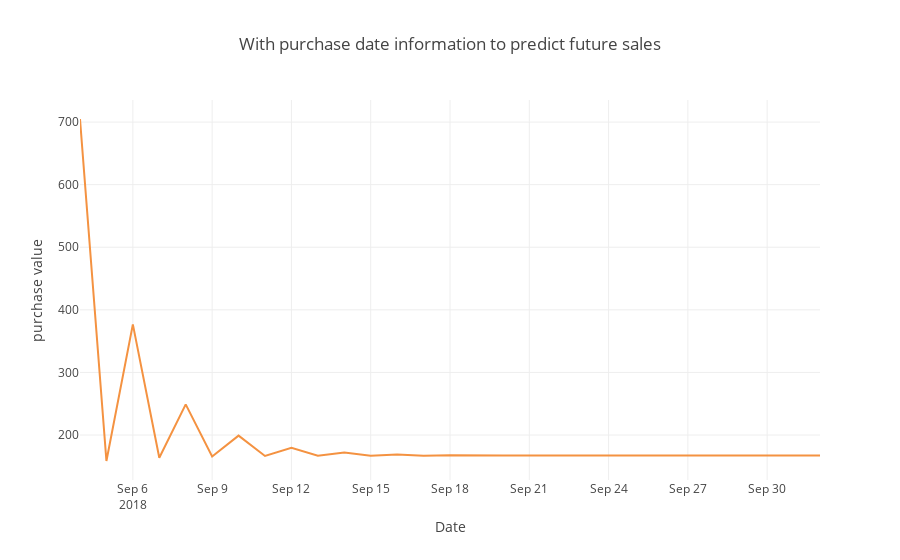

Notebook cell for this chart:
### Code cell
Test_future = test_future.index

trace2 = go.Scatter(x=Test_future, y=total_predictions, name= 'Predicted Price',
                   line = dict(color = ('rgb(244, 146, 65)'),width = 2))
data = [trace2]
layout = dict(title = 'With purchase date information to predict future sales',
             xaxis = dict(title = 'Date'), yaxis = dict(title = 'purchase value'))
fig = dict(data=data, layout=layout)
py.iplot(fig, filename='results_demonstrating1')

### Figure 1 — Plotly figure (JSON) as saved in the notebook; plotly's stock layout.template omitted (floating-point values rounded to 4 significant figures)
{"data": [{"line": {"color": "rgb(244, 146, 65)", "width": 2}, "name": "Predicted Price", "type": "scatter", "uid": "67d4ed22-6779-465f-91b5-ca510b74dd9e", "x": ["2018-09-04", "2018-09-05", "2018-09-06", "2018-09-07", "2018-09-08", "2018-09-09", "2018-09-10", "2018-09-11", "2018-09-12", "2018-09-13", "2018-09-14", "2018-09-15", "2018-09-16", "2018-09-17", "2018-09-18", "2018-09-19", "2018-09-20", "2018-09-21", "2018-09-22", "2018-09-23", "2018-09-24", "2018-09-25", "2018-09-26", "2018-09-27", "2018-09-28", "2018-09-29", "2018-09-30", "2018-10-01", "2018-10-02"], "y": [704.9, 158.5, 376.8, 163.7, 248.9, 165.8, 199.0, 166.6, 179.5, 166.9, 171.9, 167.0, 169.0, 167.1, 167.8, 167.1, 167.4, 167.1, 167.2, 167.1, 167.1, 167.1, 167.1, 167.1, 167.1, 167.1, 167.1, 167.1, 167.1, 167.1]}], "layout": {"title": {"text": "With purchase date information to predict future sales"}, "xaxis": {"title": {"text": "Date"}}, "yaxis": {"title": {"text": "purchase value"}}}}
